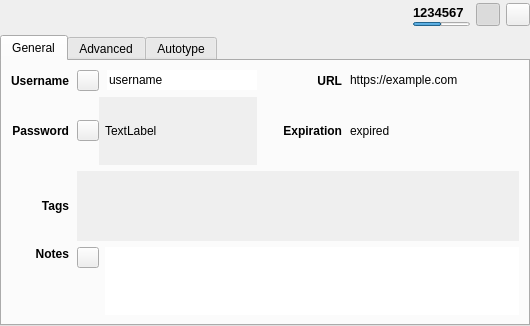
<?xml version="1.0" encoding="UTF-8"?>
<ui version="4.0">
 <class>EntryPreviewWidget</class>
 <widget class="QWidget" name="EntryPreviewWidget">
  <property name="geometry">
   <rect>
    <x>0</x>
    <y>0</y>
    <width>530</width>
    <height>296</height>
   </rect>
  </property>
  <layout class="QVBoxLayout" name="verticalLayout_7">
   <property name="spacing">
    <number>0</number>
   </property>
   <property name="leftMargin">
    <number>0</number>
   </property>
   <property name="topMargin">
    <number>0</number>
   </property>
   <property name="rightMargin">
    <number>0</number>
   </property>
   <property name="bottomMargin">
    <number>0</number>
   </property>
   <item>
    <widget class="QStackedWidget" name="stackedWidget">
     <property name="currentIndex">
      <number>0</number>
     </property>
     <widget class="QWidget" name="pageEntry">
      <layout class="QVBoxLayout" name="verticalLayout_3">
       <property name="leftMargin">
        <number>0</number>
       </property>
       <property name="topMargin">
        <number>0</number>
       </property>
       <property name="rightMargin">
        <number>0</number>
       </property>
       <property name="bottomMargin">
        <number>0</number>
       </property>
       <item>
        <layout class="QHBoxLayout" name="entryHorizontalLayout" stretch="1,0,0,0">
         <property name="sizeConstraint">
          <enum>QLayout::SetDefaultConstraint</enum>
         </property>
         <property name="leftMargin">
          <number>5</number>
         </property>
         <property name="topMargin">
          <number>3</number>
         </property>
         <property name="bottomMargin">
          <number>3</number>
         </property>
         <item>
          <layout class="QHBoxLayout" name="horizontalLayout">
           <property name="spacing">
            <number>12</number>
           </property>
           <item>
            <widget class="QLabel" name="entryIcon">
             <property name="sizePolicy">
              <sizepolicy hsizetype="Minimum" vsizetype="Preferred">
               <horstretch>0</horstretch>
               <verstretch>0</verstretch>
              </sizepolicy>
             </property>
             <property name="minimumSize">
              <size>
               <width>16</width>
               <height>0</height>
              </size>
             </property>
             <property name="text">
              <string/>
             </property>
            </widget>
           </item>
           <item>
            <widget class="ElidedLabel" name="entryTitleLabel">
             <property name="sizePolicy">
              <sizepolicy hsizetype="Expanding" vsizetype="Preferred">
               <horstretch>0</horstretch>
               <verstretch>0</verstretch>
              </sizepolicy>
             </property>
             <property name="font">
              <font>
               <pointsize>12</pointsize>
              </font>
             </property>
             <property name="focusPolicy">
              <enum>Qt::ClickFocus</enum>
             </property>
             <property name="textFormat">
              <enum>Qt::PlainText</enum>
             </property>
             <property name="textInteractionFlags">
              <set>Qt::LinksAccessibleByMouse|Qt::TextSelectableByMouse</set>
             </property>
            </widget>
           </item>
          </layout>
         </item>
         <item>
          <layout class="QVBoxLayout" name="verticalLayout">
           <property name="spacing">
            <number>0</number>
           </property>
           <item>
            <widget class="QLabel" name="entryTotpLabel">
             <property name="font">
              <font>
               <pointsize>10</pointsize>
               <weight>75</weight>
               <bold>true</bold>
              </font>
             </property>
             <property name="toolTip">
              <string>Double click to copy to clipboard</string>
             </property>
             <property name="text">
              <string notr="true">1234567</string>
             </property>
             <property name="textInteractionFlags">
              <set>Qt::LinksAccessibleByMouse|Qt::TextSelectableByKeyboard|Qt::TextSelectableByMouse</set>
             </property>
            </widget>
           </item>
           <item>
            <widget class="QProgressBar" name="entryTotpProgress">
             <property name="maximumSize">
              <size>
               <width>57</width>
               <height>4</height>
              </size>
             </property>
             <property name="value">
              <number>50</number>
             </property>
             <property name="textVisible">
              <bool>false</bool>
             </property>
            </widget>
           </item>
          </layout>
         </item>
         <item>
          <widget class="QToolButton" name="entryTotpButton">
           <property name="toolTip">
            <string>Display current TOTP value</string>
           </property>
           <property name="text">
            <string/>
           </property>
           <property name="checkable">
            <bool>true</bool>
           </property>
           <property name="checked">
            <bool>true</bool>
           </property>
          </widget>
         </item>
         <item>
          <widget class="QToolButton" name="entryCloseButton">
           <property name="toolTip">
            <string>Close</string>
           </property>
           <property name="text">
            <string/>
           </property>
          </widget>
         </item>
        </layout>
       </item>
       <item>
        <widget class="QTabWidget" name="entryTabWidget">
         <property name="currentIndex">
          <number>0</number>
         </property>
         <property name="documentMode">
          <bool>false</bool>
         </property>
         <property name="tabsClosable">
          <bool>false</bool>
         </property>
         <property name="movable">
          <bool>false</bool>
         </property>
         <widget class="QWidget" name="entryGeneralTab">
          <attribute name="title">
           <string>General</string>
          </attribute>
          <layout class="QVBoxLayout" name="verticalLayout_5">
           <item>
            <widget class="QWidget" name="entryGeneralWidget" native="true">
             <layout class="QGridLayout" name="gridLayout" rowstretch="0,0,0,1" columnstretch="0,1,0,0,0,1">
              <property name="leftMargin">
               <number>0</number>
              </property>
              <property name="topMargin">
               <number>0</number>
              </property>
              <property name="rightMargin">
               <number>0</number>
              </property>
              <property name="bottomMargin">
               <number>0</number>
              </property>
              <property name="horizontalSpacing">
               <number>8</number>
              </property>
              <property name="verticalSpacing">
               <number>6</number>
              </property>
              <item row="1" column="1" colspan="2">
               <layout class="QHBoxLayout" name="horizontalLayout_7">
                <item>
                 <widget class="QToolButton" name="togglePasswordButton">
                  <property name="text">
                   <string notr="true"/>
                  </property>
                  <property name="iconSize">
                   <size>
                    <width>14</width>
                    <height>14</height>
                   </size>
                  </property>
                  <property name="checkable">
                   <bool>true</bool>
                  </property>
                 </widget>
                </item>
                <item>
                 <widget class="QScrollArea" name="passwordScrollArea">
                  <property name="frameShape">
                   <enum>QFrame::NoFrame</enum>
                  </property>
                  <property name="frameShadow">
                   <enum>QFrame::Plain</enum>
                  </property>
                  <property name="verticalScrollBarPolicy">
                   <enum>Qt::ScrollBarAlwaysOff</enum>
                  </property>
                  <property name="sizeAdjustPolicy">
                   <enum>QAbstractScrollArea::AdjustToContents</enum>
                  </property>
                  <property name="widgetResizable">
                   <bool>true</bool>
                  </property>
                  <widget class="QWidget" name="scrollAreaWidgetContents">
                   <property name="geometry">
                    <rect>
                     <x>0</x>
                     <y>0</y>
                     <width>152</width>
                     <height>57</height>
                    </rect>
                   </property>
                   <layout class="QHBoxLayout" name="horizontalLayout_8">
                    <property name="leftMargin">
                     <number>6</number>
                    </property>
                    <property name="topMargin">
                     <number>0</number>
                    </property>
                    <property name="rightMargin">
                     <number>0</number>
                    </property>
                    <property name="bottomMargin">
                     <number>0</number>
                    </property>
                    <item>
                     <widget class="QLabel" name="entryPasswordLabel">
                      <property name="focusPolicy">
                       <enum>Qt::ClickFocus</enum>
                      </property>
                      <property name="text">
                       <string notr="true">TextLabel</string>
                      </property>
                      <property name="textInteractionFlags">
                       <set>Qt::LinksAccessibleByMouse|Qt::TextSelectableByMouse</set>
                      </property>
                     </widget>
                    </item>
                   </layout>
                  </widget>
                 </widget>
                </item>
               </layout>
              </item>
              <item row="0" column="5">
               <widget class="ElidedLabel" name="entryUrlLabel">
                <property name="sizePolicy">
                 <sizepolicy hsizetype="Expanding" vsizetype="Preferred">
                  <horstretch>0</horstretch>
                  <verstretch>0</verstretch>
                 </sizepolicy>
                </property>
                <property name="minimumSize">
                 <size>
                  <width>150</width>
                  <height>0</height>
                 </size>
                </property>
                <property name="cursor">
                 <cursorShape>PointingHandCursor</cursorShape>
                </property>
                <property name="focusPolicy">
                 <enum>Qt::ClickFocus</enum>
                </property>
                <property name="text">
                 <string notr="true">https://example.com</string>
                </property>
                <property name="textFormat">
                 <enum>Qt::RichText</enum>
                </property>
                <property name="textInteractionFlags">
                 <set>Qt::TextBrowserInteraction</set>
                </property>
               </widget>
              </item>
              <item row="0" column="3">
               <spacer name="entryMiddleHorizontalSpacer">
                <property name="orientation">
                 <enum>Qt::Horizontal</enum>
                </property>
                <property name="sizeType">
                 <enum>QSizePolicy::Fixed</enum>
                </property>
                <property name="sizeHint" stdset="0">
                 <size>
                  <width>10</width>
                  <height>20</height>
                 </size>
                </property>
               </spacer>
              </item>
              <item row="0" column="0">
               <widget class="QLabel" name="entryUsernameTitleLabel">
                <property name="sizePolicy">
                 <sizepolicy hsizetype="Minimum" vsizetype="Preferred">
                  <horstretch>0</horstretch>
                  <verstretch>0</verstretch>
                 </sizepolicy>
                </property>
                <property name="font">
                 <font>
                  <weight>75</weight>
                  <bold>true</bold>
                 </font>
                </property>
                <property name="layoutDirection">
                 <enum>Qt::LeftToRight</enum>
                </property>
                <property name="text">
                 <string>Username</string>
                </property>
                <property name="alignment">
                 <set>Qt::AlignRight|Qt::AlignTrailing|Qt::AlignVCenter</set>
                </property>
               </widget>
              </item>
              <item row="3" column="1" colspan="5">
               <layout class="QHBoxLayout" name="horizontalLayout_3" stretch="0,0">
                <property name="spacing">
                 <number>6</number>
                </property>
                <item alignment="Qt::AlignTop">
                 <widget class="QToolButton" name="toggleEntryNotesButton">
                  <property name="text">
                   <string/>
                  </property>
                  <property name="iconSize">
                   <size>
                    <width>14</width>
                    <height>14</height>
                   </size>
                  </property>
                  <property name="checkable">
                   <bool>true</bool>
                  </property>
                 </widget>
                </item>
                <item>
                 <widget class="QTextEdit" name="entryNotesTextEdit">
                  <property name="focusPolicy">
                   <enum>Qt::ClickFocus</enum>
                  </property>
                  <property name="frameShape">
                   <enum>QFrame::NoFrame</enum>
                  </property>
                  <property name="frameShadow">
                   <enum>QFrame::Plain</enum>
                  </property>
                  <property name="lineWidth">
                   <number>0</number>
                  </property>
                  <property name="tabChangesFocus">
                   <bool>true</bool>
                  </property>
                  <property name="readOnly">
                   <bool>true</bool>
                  </property>
                 </widget>
                </item>
               </layout>
              </item>
              <item row="2" column="0">
               <widget class="QLabel" name="entryTagsTitleLabel">
                <property name="sizePolicy">
                 <sizepolicy hsizetype="Minimum" vsizetype="Preferred">
                  <horstretch>0</horstretch>
                  <verstretch>0</verstretch>
                 </sizepolicy>
                </property>
                <property name="font">
                 <font>
                  <weight>75</weight>
                  <bold>true</bold>
                 </font>
                </property>
                <property name="text">
                 <string>Tags</string>
                </property>
                <property name="alignment">
                 <set>Qt::AlignRight|Qt::AlignTrailing|Qt::AlignVCenter</set>
                </property>
               </widget>
              </item>
              <item row="0" column="1" colspan="2">
               <layout class="QHBoxLayout" name="horizontalLayout_6">
                <property name="spacing">
                 <number>8</number>
                </property>
                <item>
                 <widget class="QToolButton" name="toggleUsernameButton">
                  <property name="text">
                   <string/>
                  </property>
                  <property name="iconSize">
                   <size>
                    <width>14</width>
                    <height>14</height>
                   </size>
                  </property>
                  <property name="checkable">
                   <bool>true</bool>
                  </property>
                 </widget>
                </item>
                <item>
                 <widget class="QLineEdit" name="entryUsernameLabel">
                  <property name="minimumSize">
                   <size>
                    <width>150</width>
                    <height>0</height>
                   </size>
                  </property>
                  <property name="focusPolicy">
                   <enum>Qt::ClickFocus</enum>
                  </property>
                  <property name="text">
                   <string notr="true">username</string>
                  </property>
                  <property name="frame">
                   <bool>false</bool>
                  </property>
                  <property name="cursorPosition">
                   <number>8</number>
                  </property>
                  <property name="dragEnabled">
                   <bool>true</bool>
                  </property>
                  <property name="readOnly">
                   <bool>true</bool>
                  </property>
                 </widget>
                </item>
               </layout>
              </item>
              <item row="2" column="1" colspan="5">
               <widget class="TagsEdit" name="entryTagsList">
                <property name="maximumSize">
                 <size>
                  <width>16777215</width>
                  <height>80</height>
                 </size>
                </property>
                <property name="focusPolicy">
                 <enum>Qt::NoFocus</enum>
                </property>
                <property name="accessibleName">
                 <string>Tags list</string>
                </property>
                <property name="frameShape">
                 <enum>QFrame::NoFrame</enum>
                </property>
                <property name="lineWidth">
                 <number>0</number>
                </property>
                <property name="sizeAdjustPolicy">
                 <enum>QAbstractScrollArea::AdjustToContents</enum>
                </property>
               </widget>
              </item>
              <item row="1" column="5">
               <widget class="QLabel" name="entryExpirationLabel">
                <property name="sizePolicy">
                 <sizepolicy hsizetype="Expanding" vsizetype="Preferred">
                  <horstretch>0</horstretch>
                  <verstretch>0</verstretch>
                 </sizepolicy>
                </property>
                <property name="focusPolicy">
                 <enum>Qt::ClickFocus</enum>
                </property>
                <property name="text">
                 <string notr="true">expired</string>
                </property>
                <property name="textFormat">
                 <enum>Qt::PlainText</enum>
                </property>
                <property name="textInteractionFlags">
                 <set>Qt::LinksAccessibleByMouse|Qt::TextSelectableByMouse</set>
                </property>
               </widget>
              </item>
              <item row="1" column="3">
               <spacer name="entryMiddleHorizontalSpacer_3">
                <property name="orientation">
                 <enum>Qt::Horizontal</enum>
                </property>
                <property name="sizeType">
                 <enum>QSizePolicy::Fixed</enum>
                </property>
                <property name="sizeHint" stdset="0">
                 <size>
                  <width>10</width>
                  <height>20</height>
                 </size>
                </property>
               </spacer>
              </item>
              <item row="1" column="0">
               <widget class="QLabel" name="entryPasswordTitleLabel">
                <property name="sizePolicy">
                 <sizepolicy hsizetype="Minimum" vsizetype="Preferred">
                  <horstretch>0</horstretch>
                  <verstretch>0</verstretch>
                 </sizepolicy>
                </property>
                <property name="font">
                 <font>
                  <weight>75</weight>
                  <bold>true</bold>
                 </font>
                </property>
                <property name="text">
                 <string>Password</string>
                </property>
                <property name="alignment">
                 <set>Qt::AlignRight|Qt::AlignTrailing|Qt::AlignVCenter</set>
                </property>
               </widget>
              </item>
              <item row="3" column="0">
               <widget class="QLabel" name="entryNotesTitleLabel">
                <property name="sizePolicy">
                 <sizepolicy hsizetype="Minimum" vsizetype="Preferred">
                  <horstretch>0</horstretch>
                  <verstretch>0</verstretch>
                 </sizepolicy>
                </property>
                <property name="font">
                 <font>
                  <weight>75</weight>
                  <bold>true</bold>
                 </font>
                </property>
                <property name="text">
                 <string>Notes</string>
                </property>
                <property name="alignment">
                 <set>Qt::AlignRight|Qt::AlignTop|Qt::AlignTrailing</set>
                </property>
               </widget>
              </item>
              <item row="1" column="4">
               <widget class="QLabel" name="entryExpirationTitleLabel">
                <property name="sizePolicy">
                 <sizepolicy hsizetype="Minimum" vsizetype="Preferred">
                  <horstretch>0</horstretch>
                  <verstretch>0</verstretch>
                 </sizepolicy>
                </property>
                <property name="font">
                 <font>
                  <weight>75</weight>
                  <bold>true</bold>
                 </font>
                </property>
                <property name="text">
                 <string>Expiration</string>
                </property>
                <property name="alignment">
                 <set>Qt::AlignRight|Qt::AlignTrailing|Qt::AlignVCenter</set>
                </property>
               </widget>
              </item>
              <item row="0" column="4">
               <widget class="QLabel" name="entryUrlTitleLabel">
                <property name="sizePolicy">
                 <sizepolicy hsizetype="Minimum" vsizetype="Preferred">
                  <horstretch>0</horstretch>
                  <verstretch>0</verstretch>
                 </sizepolicy>
                </property>
                <property name="font">
                 <font>
                  <weight>75</weight>
                  <bold>true</bold>
                 </font>
                </property>
                <property name="text">
                 <string>URL</string>
                </property>
                <property name="alignment">
                 <set>Qt::AlignRight|Qt::AlignTrailing|Qt::AlignVCenter</set>
                </property>
               </widget>
              </item>
             </layout>
            </widget>
           </item>
          </layout>
         </widget>
         <widget class="QWidget" name="entryAdvancedTab">
          <attribute name="title">
           <string>Advanced</string>
          </attribute>
          <layout class="QGridLayout" name="gridLayout_1">
           <property name="leftMargin">
            <number>5</number>
           </property>
           <property name="topMargin">
            <number>5</number>
           </property>
           <property name="rightMargin">
            <number>5</number>
           </property>
           <property name="bottomMargin">
            <number>5</number>
           </property>
           <property name="horizontalSpacing">
            <number>8</number>
           </property>
           <item row="0" column="1">
            <widget class="QLabel" name="attachmentsTitleLabel">
             <property name="sizePolicy">
              <sizepolicy hsizetype="Minimum" vsizetype="Preferred">
               <horstretch>0</horstretch>
               <verstretch>0</verstretch>
              </sizepolicy>
             </property>
             <property name="font">
              <font>
               <weight>75</weight>
               <bold>true</bold>
              </font>
             </property>
             <property name="text">
              <string>Attachments</string>
             </property>
            </widget>
           </item>
           <item row="1" column="1">
            <widget class="EntryAttachmentsWidget" name="entryAttachmentsWidget" native="true">
             <property name="sizePolicy">
              <sizepolicy hsizetype="Expanding" vsizetype="Expanding">
               <horstretch>0</horstretch>
               <verstretch>0</verstretch>
              </sizepolicy>
             </property>
             <property name="focusPolicy">
              <enum>Qt::ClickFocus</enum>
             </property>
            </widget>
           </item>
           <item row="0" column="0">
            <widget class="QLabel" name="attributesTitleLabel">
             <property name="sizePolicy">
              <sizepolicy hsizetype="Minimum" vsizetype="Preferred">
               <horstretch>0</horstretch>
               <verstretch>0</verstretch>
              </sizepolicy>
             </property>
             <property name="font">
              <font>
               <weight>75</weight>
               <bold>true</bold>
              </font>
             </property>
             <property name="text">
              <string>Attributes</string>
             </property>
            </widget>
           </item>
           <item row="1" column="0">
            <widget class="QTableWidget" name="entryAttributesTable">
             <property name="focusPolicy">
              <enum>Qt::NoFocus</enum>
             </property>
             <property name="styleSheet">
              <string notr="true">QTableView::item {padding: 3px;}</string>
             </property>
             <property name="frameShape">
              <enum>QFrame::NoFrame</enum>
             </property>
             <property name="editTriggers">
              <set>QAbstractItemView::NoEditTriggers</set>
             </property>
             <property name="showDropIndicator" stdset="0">
              <bool>false</bool>
             </property>
             <property name="selectionMode">
              <enum>QAbstractItemView::NoSelection</enum>
             </property>
             <property name="showGrid">
              <bool>false</bool>
             </property>
             <property name="cornerButtonEnabled">
              <bool>false</bool>
             </property>
             <attribute name="horizontalHeaderVisible">
              <bool>false</bool>
             </attribute>
             <attribute name="horizontalHeaderStretchLastSection">
              <bool>true</bool>
             </attribute>
             <attribute name="verticalHeaderVisible">
              <bool>false</bool>
             </attribute>
            </widget>
           </item>
          </layout>
         </widget>
         <widget class="QWidget" name="entryAutotypeTab">
          <attribute name="title">
           <string>Autotype</string>
          </attribute>
          <layout class="QVBoxLayout" name="verticalLayout_4">
           <item>
            <widget class="QWidget" name="entryAutotypeWidget" native="true">
             <layout class="QGridLayout" name="gridLayout_3">
              <property name="leftMargin">
               <number>0</number>
              </property>
              <property name="topMargin">
               <number>0</number>
              </property>
              <property name="rightMargin">
               <number>0</number>
              </property>
              <property name="bottomMargin">
               <number>5</number>
              </property>
              <item row="0" column="0">
               <widget class="QLabel" name="entrySequenceTitleLabel">
                <property name="sizePolicy">
                 <sizepolicy hsizetype="Minimum" vsizetype="Preferred">
                  <horstretch>0</horstretch>
                  <verstretch>0</verstretch>
                 </sizepolicy>
                </property>
                <property name="font">
                 <font>
                  <weight>75</weight>
                  <bold>true</bold>
                 </font>
                </property>
                <property name="text">
                 <string>Default Sequence</string>
                </property>
                <property name="alignment">
                 <set>Qt::AlignRight|Qt::AlignTop|Qt::AlignTrailing</set>
                </property>
               </widget>
              </item>
              <item row="0" column="1">
               <widget class="QLabel" name="entrySequenceLabel">
                <property name="sizePolicy">
                 <sizepolicy hsizetype="Expanding" vsizetype="Preferred">
                  <horstretch>0</horstretch>
                  <verstretch>0</verstretch>
                 </sizepolicy>
                </property>
                <property name="text">
                 <string notr="true">sequence</string>
                </property>
                <property name="alignment">
                 <set>Qt::AlignLeading|Qt::AlignLeft|Qt::AlignVCenter</set>
                </property>
                <property name="wordWrap">
                 <bool>true</bool>
                </property>
               </widget>
              </item>
             </layout>
            </widget>
           </item>
           <item>
            <widget class="QTreeWidget" name="entryAutotypeTree">
             <property name="focusPolicy">
              <enum>Qt::NoFocus</enum>
             </property>
             <property name="frameShadow">
              <enum>QFrame::Sunken</enum>
             </property>
             <property name="showDropIndicator" stdset="0">
              <bool>true</bool>
             </property>
             <property name="selectionMode">
              <enum>QAbstractItemView::NoSelection</enum>
             </property>
             <property name="rootIsDecorated">
              <bool>true</bool>
             </property>
             <property name="wordWrap">
              <bool>false</bool>
             </property>
             <property name="columnCount">
              <number>2</number>
             </property>
             <attribute name="headerCascadingSectionResizes">
              <bool>false</bool>
             </attribute>
             <attribute name="headerMinimumSectionSize">
              <number>50</number>
             </attribute>
             <attribute name="headerDefaultSectionSize">
              <number>250</number>
             </attribute>
             <attribute name="headerStretchLastSection">
              <bool>true</bool>
             </attribute>
             <column>
              <property name="text">
               <string>Window</string>
              </property>
             </column>
             <column>
              <property name="text">
               <string>Sequence</string>
              </property>
             </column>
            </widget>
           </item>
          </layout>
         </widget>
        </widget>
       </item>
      </layout>
     </widget>
     <widget class="QWidget" name="pageGroup">
      <layout class="QVBoxLayout" name="verticalLayout_13">
       <property name="leftMargin">
        <number>0</number>
       </property>
       <property name="topMargin">
        <number>0</number>
       </property>
       <property name="rightMargin">
        <number>0</number>
       </property>
       <property name="bottomMargin">
        <number>0</number>
       </property>
       <item>
        <layout class="QHBoxLayout" name="groupHorizontalLayout" stretch="0,0">
         <property name="sizeConstraint">
          <enum>QLayout::SetDefaultConstraint</enum>
         </property>
         <property name="leftMargin">
          <number>5</number>
         </property>
         <property name="topMargin">
          <number>3</number>
         </property>
         <property name="bottomMargin">
          <number>3</number>
         </property>
         <item>
          <layout class="QHBoxLayout" name="horizontalLayout_5">
           <property name="spacing">
            <number>12</number>
           </property>
           <item>
            <widget class="QLabel" name="groupIcon">
             <property name="sizePolicy">
              <sizepolicy hsizetype="Minimum" vsizetype="Preferred">
               <horstretch>0</horstretch>
               <verstretch>0</verstretch>
              </sizepolicy>
             </property>
             <property name="text">
              <string/>
             </property>
            </widget>
           </item>
           <item>
            <widget class="ElidedLabel" name="groupTitleLabel">
             <property name="sizePolicy">
              <sizepolicy hsizetype="Expanding" vsizetype="Preferred">
               <horstretch>0</horstretch>
               <verstretch>0</verstretch>
              </sizepolicy>
             </property>
             <property name="font">
              <font>
               <pointsize>12</pointsize>
              </font>
             </property>
             <property name="textFormat">
              <enum>Qt::AutoText</enum>
             </property>
            </widget>
           </item>
          </layout>
         </item>
         <item>
          <widget class="QToolButton" name="groupCloseButton">
           <property name="toolTip">
            <string>Close</string>
           </property>
           <property name="text">
            <string/>
           </property>
          </widget>
         </item>
        </layout>
       </item>
       <item>
        <widget class="QTabWidget" name="groupTabWidget">
         <property name="currentIndex">
          <number>0</number>
         </property>
         <property name="documentMode">
          <bool>false</bool>
         </property>
         <property name="tabsClosable">
          <bool>false</bool>
         </property>
         <property name="movable">
          <bool>false</bool>
         </property>
         <widget class="QWidget" name="groupGeneralTab">
          <attribute name="title">
           <string>General</string>
          </attribute>
          <layout class="QVBoxLayout" name="verticalLayout_8">
           <item>
            <widget class="QWidget" name="groupGeneralWidget" native="true">
             <layout class="QGridLayout" name="gridLayout_2" rowstretch="0,0,0,1">
              <property name="leftMargin">
               <number>0</number>
              </property>
              <property name="topMargin">
               <number>0</number>
              </property>
              <property name="rightMargin">
               <number>0</number>
              </property>
              <property name="bottomMargin">
               <number>0</number>
              </property>
              <item row="2" column="2">
               <widget class="QLabel" name="groupExpirationLabel">
                <property name="sizePolicy">
                 <sizepolicy hsizetype="Expanding" vsizetype="Preferred">
                  <horstretch>0</horstretch>
                  <verstretch>0</verstretch>
                 </sizepolicy>
                </property>
               </widget>
              </item>
              <item row="0" column="0">
               <widget class="QLabel" name="groupAutotypeTitleLabel">
                <property name="sizePolicy">
                 <sizepolicy hsizetype="Minimum" vsizetype="Preferred">
                  <horstretch>0</horstretch>
                  <verstretch>0</verstretch>
                 </sizepolicy>
                </property>
                <property name="font">
                 <font>
                  <weight>75</weight>
                  <bold>true</bold>
                 </font>
                </property>
                <property name="text">
                 <string>Autotype</string>
                </property>
                <property name="alignment">
                 <set>Qt::AlignRight|Qt::AlignTrailing|Qt::AlignVCenter</set>
                </property>
               </widget>
              </item>
              <item row="1" column="2">
               <widget class="QLabel" name="groupSearchingLabel">
                <property name="sizePolicy">
                 <sizepolicy hsizetype="Expanding" vsizetype="Preferred">
                  <horstretch>0</horstretch>
                  <verstretch>0</verstretch>
                 </sizepolicy>
                </property>
               </widget>
              </item>
              <item row="2" column="0">
               <widget class="QLabel" name="groupExpirationTitleLabel">
                <property name="sizePolicy">
                 <sizepolicy hsizetype="Minimum" vsizetype="Preferred">
                  <horstretch>0</horstretch>
                  <verstretch>0</verstretch>
                 </sizepolicy>
                </property>
                <property name="font">
                 <font>
                  <weight>75</weight>
                  <bold>true</bold>
                 </font>
                </property>
                <property name="text">
                 <string>Expiration</string>
                </property>
                <property name="alignment">
                 <set>Qt::AlignRight|Qt::AlignTrailing|Qt::AlignVCenter</set>
                </property>
               </widget>
              </item>
              <item row="1" column="0">
               <widget class="QLabel" name="groupSearchingTitleLabel">
                <property name="sizePolicy">
                 <sizepolicy hsizetype="Minimum" vsizetype="Preferred">
                  <horstretch>0</horstretch>
                  <verstretch>0</verstretch>
                 </sizepolicy>
                </property>
                <property name="font">
                 <font>
                  <weight>75</weight>
                  <bold>true</bold>
                 </font>
                </property>
                <property name="text">
                 <string>Searching</string>
                </property>
                <property name="alignment">
                 <set>Qt::AlignRight|Qt::AlignTrailing|Qt::AlignVCenter</set>
                </property>
               </widget>
              </item>
              <item row="3" column="0">
               <widget class="QLabel" name="groupNotesTitleLabel">
                <property name="sizePolicy">
                 <sizepolicy hsizetype="Minimum" vsizetype="Preferred">
                  <horstretch>0</horstretch>
                  <verstretch>0</verstretch>
                 </sizepolicy>
                </property>
                <property name="font">
                 <font>
                  <weight>75</weight>
                  <bold>true</bold>
                 </font>
                </property>
                <property name="text">
                 <string>Notes</string>
                </property>
                <property name="alignment">
                 <set>Qt::AlignRight|Qt::AlignTop|Qt::AlignTrailing</set>
                </property>
               </widget>
              </item>
              <item row="3" column="1" colspan="2">
               <layout class="QHBoxLayout" name="horizontalLayout_4" stretch="0,0">
                <property name="spacing">
                 <number>6</number>
                </property>
                <item alignment="Qt::AlignTop">
                 <widget class="QToolButton" name="toggleGroupNotesButton">
                  <property name="text">
                   <string/>
                  </property>
                  <property name="checkable">
                   <bool>true</bool>
                  </property>
                 </widget>
                </item>
                <item>
                 <widget class="QTextEdit" name="groupNotesTextEdit">
                  <property name="focusPolicy">
                   <enum>Qt::ClickFocus</enum>
                  </property>
                  <property name="frameShape">
                   <enum>QFrame::NoFrame</enum>
                  </property>
                  <property name="frameShadow">
                   <enum>QFrame::Plain</enum>
                  </property>
                  <property name="lineWidth">
                   <number>0</number>
                  </property>
                  <property name="tabChangesFocus">
                   <bool>true</bool>
                  </property>
                  <property name="readOnly">
                   <bool>true</bool>
                  </property>
                 </widget>
                </item>
               </layout>
              </item>
              <item row="0" column="2">
               <widget class="QLabel" name="groupAutotypeLabel">
                <property name="sizePolicy">
                 <sizepolicy hsizetype="Expanding" vsizetype="Preferred">
                  <horstretch>0</horstretch>
                  <verstretch>0</verstretch>
                 </sizepolicy>
                </property>
               </widget>
              </item>
             </layout>
            </widget>
           </item>
          </layout>
         </widget>
         <widget class="QWidget" name="groupShareTab">
          <attribute name="title">
           <string>Share</string>
          </attribute>
          <layout class="QVBoxLayout" name="verticalLayout_12">
           <item>
            <widget class="QWidget" name="groupShareWidget" native="true">
             <layout class="QGridLayout" name="gridLayout_4">
              <property name="leftMargin">
               <number>0</number>
              </property>
              <property name="topMargin">
               <number>0</number>
              </property>
              <property name="rightMargin">
               <number>0</number>
              </property>
              <property name="bottomMargin">
               <number>0</number>
              </property>
              <item row="1" column="1">
               <widget class="QLabel" name="groupSharePathLabel">
                <property name="sizePolicy">
                 <sizepolicy hsizetype="Expanding" vsizetype="Preferred">
                  <horstretch>0</horstretch>
                  <verstretch>0</verstretch>
                 </sizepolicy>
                </property>
                <property name="text">
                 <string notr="true">&lt;path&gt;</string>
                </property>
               </widget>
              </item>
              <item row="1" column="0">
               <widget class="QLabel" name="groupShareTypeLabel">
                <property name="font">
                 <font>
                  <weight>75</weight>
                  <bold>true</bold>
                 </font>
                </property>
                <property name="text">
                 <string notr="true">&lt;type&gt;</string>
                </property>
                <property name="alignment">
                 <set>Qt::AlignRight|Qt::AlignTrailing|Qt::AlignVCenter</set>
                </property>
               </widget>
              </item>
              <item row="2" column="1">
               <spacer name="verticalSpacer">
                <property name="orientation">
                 <enum>Qt::Vertical</enum>
                </property>
                <property name="sizeHint" stdset="0">
                 <size>
                  <width>20</width>
                  <height>147</height>
                 </size>
                </property>
               </spacer>
              </item>
             </layout>
            </widget>
           </item>
          </layout>
         </widget>
        </widget>
       </item>
      </layout>
     </widget>
    </widget>
   </item>
  </layout>
  <action name="searchIcon">
   <property name="text">
    <string>Search</string>
   </property>
  </action>
  <action name="clearIcon">
   <property name="text">
    <string>Clear</string>
   </property>
  </action>
 </widget>
 <customwidgets>
  <customwidget>
   <class>EntryAttachmentsWidget</class>
   <extends>QWidget</extends>
   <header>gui/entry/EntryAttachmentsWidget.h</header>
   <container>1</container>
  </customwidget>
  <customwidget>
   <class>ElidedLabel</class>
   <extends>QLabel</extends>
   <header>gui/widgets/ElidedLabel.h</header>
  </customwidget>
  <customwidget>
   <class>TagsEdit</class>
   <extends>QScrollArea</extends>
   <header>gui/tag/TagsEdit.h</header>
   <container>1</container>
  </customwidget>
 </customwidgets>
 <tabstops>
  <tabstop>entryTotpButton</tabstop>
  <tabstop>entryCloseButton</tabstop>
  <tabstop>entryTabWidget</tabstop>
  <tabstop>togglePasswordButton</tabstop>
  <tabstop>toggleEntryNotesButton</tabstop>
  <tabstop>groupTabWidget</tabstop>
  <tabstop>toggleGroupNotesButton</tabstop>
  <tabstop>groupCloseButton</tabstop>
 </tabstops>
 <resources/>
 <connections/>
</ui>
